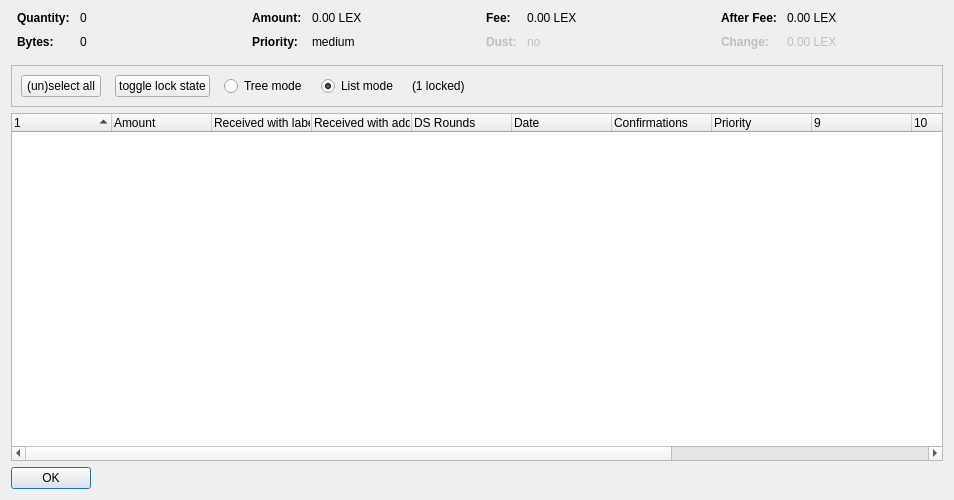
<?xml version="1.0" encoding="UTF-8"?>
<ui version="4.0">
 <class>CoinControlDialog</class>
 <widget class="QDialog" name="CoinControlDialog">
  <property name="geometry">
   <rect>
    <x>0</x>
    <y>0</y>
    <width>954</width>
    <height>500</height>
   </rect>
  </property>
  <property name="windowTitle">
   <string>Coin Selection</string>
  </property>
  <layout class="QVBoxLayout" name="verticalLayout">
   <item>
    <layout class="QHBoxLayout" name="horizontalLayoutTop" stretch="0,0,0,0">
     <property name="topMargin">
      <number>0</number>
     </property>
     <property name="bottomMargin">
      <number>10</number>
     </property>
     <item>
      <layout class="QFormLayout" name="formLayoutCoinControl1">
       <property name="horizontalSpacing">
        <number>10</number>
       </property>
       <property name="verticalSpacing">
        <number>10</number>
       </property>
       <property name="leftMargin">
        <number>6</number>
       </property>
       <property name="rightMargin">
        <number>6</number>
       </property>
       <item row="0" column="0">
        <widget class="QLabel" name="labelCoinControlQuantityText">
         <property name="font">
          <font>
           <weight>75</weight>
           <bold>true</bold>
          </font>
         </property>
         <property name="text">
          <string>Quantity:</string>
         </property>
        </widget>
       </item>
       <item row="0" column="1">
        <widget class="QLabel" name="labelCoinControlQuantity">
         <property name="cursor">
          <cursorShape>IBeamCursor</cursorShape>
         </property>
         <property name="contextMenuPolicy">
          <enum>Qt::ActionsContextMenu</enum>
         </property>
         <property name="text">
          <string notr="true">0</string>
         </property>
         <property name="textInteractionFlags">
          <set>Qt::LinksAccessibleByMouse|Qt::TextSelectableByKeyboard|Qt::TextSelectableByMouse</set>
         </property>
        </widget>
       </item>
       <item row="1" column="0">
        <widget class="QLabel" name="labelCoinControlBytesText">
         <property name="font">
          <font>
           <weight>75</weight>
           <bold>true</bold>
          </font>
         </property>
         <property name="text">
          <string>Bytes:</string>
         </property>
        </widget>
       </item>
       <item row="1" column="1">
        <widget class="QLabel" name="labelCoinControlBytes">
         <property name="cursor">
          <cursorShape>IBeamCursor</cursorShape>
         </property>
         <property name="contextMenuPolicy">
          <enum>Qt::ActionsContextMenu</enum>
         </property>
         <property name="text">
          <string notr="true">0</string>
         </property>
         <property name="textInteractionFlags">
          <set>Qt::LinksAccessibleByMouse|Qt::TextSelectableByKeyboard|Qt::TextSelectableByMouse</set>
         </property>
        </widget>
       </item>
      </layout>
     </item>
     <item>
      <layout class="QFormLayout" name="formLayoutCoinControl2">
       <property name="horizontalSpacing">
        <number>10</number>
       </property>
       <property name="verticalSpacing">
        <number>10</number>
       </property>
       <property name="leftMargin">
        <number>6</number>
       </property>
       <property name="rightMargin">
        <number>6</number>
       </property>
       <item row="0" column="0">
        <widget class="QLabel" name="labelCoinControlAmountText">
         <property name="font">
          <font>
           <weight>75</weight>
           <bold>true</bold>
          </font>
         </property>
         <property name="text">
          <string>Amount:</string>
         </property>
        </widget>
       </item>
       <item row="0" column="1">
        <widget class="QLabel" name="labelCoinControlAmount">
         <property name="cursor">
          <cursorShape>IBeamCursor</cursorShape>
         </property>
         <property name="contextMenuPolicy">
          <enum>Qt::ActionsContextMenu</enum>
         </property>
         <property name="text">
          <string notr="true">0.00 LEX</string>
         </property>
         <property name="textInteractionFlags">
          <set>Qt::LinksAccessibleByMouse|Qt::TextSelectableByKeyboard|Qt::TextSelectableByMouse</set>
         </property>
        </widget>
       </item>
       <item row="1" column="0">
        <widget class="QLabel" name="labelCoinControlPriorityText">
         <property name="font">
          <font>
           <weight>75</weight>
           <bold>true</bold>
          </font>
         </property>
         <property name="text">
          <string>Priority:</string>
         </property>
        </widget>
       </item>
       <item row="1" column="1">
        <widget class="QLabel" name="labelCoinControlPriority">
         <property name="cursor">
          <cursorShape>IBeamCursor</cursorShape>
         </property>
         <property name="contextMenuPolicy">
          <enum>Qt::ActionsContextMenu</enum>
         </property>
         <property name="text">
          <string>medium</string>
         </property>
         <property name="textInteractionFlags">
          <set>Qt::LinksAccessibleByMouse|Qt::TextSelectableByKeyboard|Qt::TextSelectableByMouse</set>
         </property>
        </widget>
       </item>
      </layout>
     </item>
     <item>
      <layout class="QFormLayout" name="formLayoutCoinControl3">
       <property name="horizontalSpacing">
        <number>10</number>
       </property>
       <property name="verticalSpacing">
        <number>10</number>
       </property>
       <property name="leftMargin">
        <number>6</number>
       </property>
       <property name="rightMargin">
        <number>6</number>
       </property>
       <item row="0" column="0">
        <widget class="QLabel" name="labelCoinControlFeeText">
         <property name="font">
          <font>
           <weight>75</weight>
           <bold>true</bold>
          </font>
         </property>
         <property name="text">
          <string>Fee:</string>
         </property>
        </widget>
       </item>
       <item row="0" column="1">
        <widget class="QLabel" name="labelCoinControlFee">
         <property name="cursor">
          <cursorShape>IBeamCursor</cursorShape>
         </property>
         <property name="contextMenuPolicy">
          <enum>Qt::ActionsContextMenu</enum>
         </property>
         <property name="text">
          <string notr="true">0.00 LEX</string>
         </property>
         <property name="textInteractionFlags">
          <set>Qt::LinksAccessibleByMouse|Qt::TextSelectableByKeyboard|Qt::TextSelectableByMouse</set>
         </property>
        </widget>
       </item>
       <item row="1" column="0">
        <widget class="QLabel" name="labelCoinControlLowOutputText">
         <property name="enabled">
          <bool>false</bool>
         </property>
         <property name="font">
          <font>
           <weight>75</weight>
           <bold>true</bold>
          </font>
         </property>
         <property name="text">
          <string>Dust:</string>
         </property>
        </widget>
       </item>
       <item row="1" column="1">
        <widget class="QLabel" name="labelCoinControlLowOutput">
         <property name="enabled">
          <bool>false</bool>
         </property>
         <property name="cursor">
          <cursorShape>IBeamCursor</cursorShape>
         </property>
         <property name="contextMenuPolicy">
          <enum>Qt::ActionsContextMenu</enum>
         </property>
         <property name="text">
          <string>no</string>
         </property>
         <property name="textInteractionFlags">
          <set>Qt::LinksAccessibleByMouse|Qt::TextSelectableByKeyboard|Qt::TextSelectableByMouse</set>
         </property>
        </widget>
       </item>
      </layout>
     </item>
     <item>
      <layout class="QFormLayout" name="formLayoutCoinControl4">
       <property name="horizontalSpacing">
        <number>10</number>
       </property>
       <property name="verticalSpacing">
        <number>10</number>
       </property>
       <property name="leftMargin">
        <number>6</number>
       </property>
       <property name="rightMargin">
        <number>6</number>
       </property>
       <item row="0" column="0">
        <widget class="QLabel" name="labelCoinControlAfterFeeText">
         <property name="font">
          <font>
           <weight>75</weight>
           <bold>true</bold>
          </font>
         </property>
         <property name="text">
          <string>After Fee:</string>
         </property>
        </widget>
       </item>
       <item row="0" column="1">
        <widget class="QLabel" name="labelCoinControlAfterFee">
         <property name="cursor">
          <cursorShape>IBeamCursor</cursorShape>
         </property>
         <property name="contextMenuPolicy">
          <enum>Qt::ActionsContextMenu</enum>
         </property>
         <property name="text">
          <string notr="true">0.00 LEX</string>
         </property>
         <property name="textInteractionFlags">
          <set>Qt::LinksAccessibleByMouse|Qt::TextSelectableByKeyboard|Qt::TextSelectableByMouse</set>
         </property>
        </widget>
       </item>
       <item row="1" column="0">
        <widget class="QLabel" name="labelCoinControlChangeText">
         <property name="enabled">
          <bool>false</bool>
         </property>
         <property name="font">
          <font>
           <weight>75</weight>
           <bold>true</bold>
          </font>
         </property>
         <property name="text">
          <string>Change:</string>
         </property>
        </widget>
       </item>
       <item row="1" column="1">
        <widget class="QLabel" name="labelCoinControlChange">
         <property name="enabled">
          <bool>false</bool>
         </property>
         <property name="cursor">
          <cursorShape>IBeamCursor</cursorShape>
         </property>
         <property name="contextMenuPolicy">
          <enum>Qt::ActionsContextMenu</enum>
         </property>
         <property name="text">
          <string notr="true">0.00 LEX</string>
         </property>
         <property name="textInteractionFlags">
          <set>Qt::LinksAccessibleByMouse|Qt::TextSelectableByKeyboard|Qt::TextSelectableByMouse</set>
         </property>
        </widget>
       </item>
      </layout>
     </item>
    </layout>
   </item>
   <item>
    <widget class="QFrame" name="frame">
     <property name="minimumSize">
      <size>
       <width>0</width>
       <height>40</height>
      </size>
     </property>
     <property name="frameShape">
      <enum>QFrame::StyledPanel</enum>
     </property>
     <property name="frameShadow">
      <enum>QFrame::Sunken</enum>
     </property>
     <layout class="QHBoxLayout" name="horizontalLayout">
      <item>
       <layout class="QHBoxLayout" name="horizontalLayoutPanel" stretch="0,0,0,0,0,0">
        <property name="spacing">
         <number>14</number>
        </property>
        <item>
         <widget class="QPushButton" name="pushButtonSelectAll">
          <property name="sizePolicy">
           <sizepolicy hsizetype="Maximum" vsizetype="Fixed">
            <horstretch>0</horstretch>
            <verstretch>0</verstretch>
           </sizepolicy>
          </property>
          <property name="text">
           <string>(un)select all</string>
          </property>
          <property name="autoDefault">
           <bool>false</bool>
          </property>
         </widget>
        </item>
        <item>
         <widget class="QPushButton" name="pushButtonToggleLock">
          <property name="sizePolicy">
           <sizepolicy hsizetype="Maximum" vsizetype="Fixed">
            <horstretch>0</horstretch>
            <verstretch>0</verstretch>
           </sizepolicy>
          </property>
          <property name="text">
           <string>toggle lock state</string>
          </property>
          <property name="autoDefault">
           <bool>false</bool>
          </property>
         </widget>
        </item>
        <item>
         <widget class="QRadioButton" name="radioTreeMode">
          <property name="sizePolicy">
           <sizepolicy hsizetype="Maximum" vsizetype="Fixed">
            <horstretch>0</horstretch>
            <verstretch>0</verstretch>
           </sizepolicy>
          </property>
          <property name="text">
           <string>Tree mode</string>
          </property>
         </widget>
        </item>
        <item>
         <widget class="QRadioButton" name="radioListMode">
          <property name="sizePolicy">
           <sizepolicy hsizetype="Maximum" vsizetype="Fixed">
            <horstretch>0</horstretch>
            <verstretch>0</verstretch>
           </sizepolicy>
          </property>
          <property name="text">
           <string>List mode</string>
          </property>
          <property name="checked">
           <bool>true</bool>
          </property>
         </widget>
        </item>
        <item>
         <widget class="QLabel" name="labelLocked">
          <property name="text">
           <string>(1 locked)</string>
          </property>
         </widget>
        </item>
        <item>
         <spacer name="horizontalSpacer">
          <property name="orientation">
           <enum>Qt::Horizontal</enum>
          </property>
          <property name="sizeHint" stdset="0">
           <size>
            <width>40</width>
            <height>20</height>
           </size>
          </property>
         </spacer>
        </item>
       </layout>
      </item>
     </layout>
    </widget>
   </item>
   <item>
    <widget class="CoinControlTreeWidget" name="treeWidget">
     <property name="contextMenuPolicy">
      <enum>Qt::CustomContextMenu</enum>
     </property>
     <property name="sortingEnabled">
      <bool>false</bool>
     </property>
     <property name="columnCount">
      <number>13</number>
     </property>
     <attribute name="headerShowSortIndicator" stdset="0">
      <bool>true</bool>
     </attribute>
     <attribute name="headerStretchLastSection">
      <bool>false</bool>
     </attribute>
     <column>
      <property name="text">
       <string/>
      </property>
     </column>
     <column>
      <property name="text">
       <string>Amount</string>
      </property>
     </column>
     <column>
      <property name="text">
       <string>Received with label</string>
      </property>
     </column>
     <column>
      <property name="text">
       <string>Received with address</string>
      </property>
     </column>
     <column>
      <property name="text">
       <string>DS Rounds</string>
      </property>
     </column>
     <column>
      <property name="text">
       <string>Date</string>
      </property>
     </column>
     <column>
      <property name="text">
       <string>Confirmations</string>
      </property>
      <property name="toolTip">
       <string>Confirmed</string>
      </property>
     </column>
     <column>
      <property name="text">
       <string>Priority</string>
      </property>
     </column>
     <column>
      <property name="text">
       <string/>
      </property>
     </column>
     <column>
      <property name="text">
       <string/>
      </property>
     </column>
     <column>
      <property name="text">
       <string/>
      </property>
     </column>
     <column>
      <property name="text">
       <string/>
      </property>
     </column>
     <column>
      <property name="text">
       <string/>
      </property>
     </column>
    </widget>
   </item>
   <item>
    <widget class="QDialogButtonBox" name="buttonBox">
     <property name="sizePolicy">
      <sizepolicy hsizetype="Maximum" vsizetype="Fixed">
       <horstretch>0</horstretch>
       <verstretch>0</verstretch>
      </sizepolicy>
     </property>
     <property name="orientation">
      <enum>Qt::Horizontal</enum>
     </property>
     <property name="standardButtons">
      <set>QDialogButtonBox::Ok</set>
     </property>
    </widget>
   </item>
  </layout>
 </widget>
 <customwidgets>
  <customwidget>
   <class>CoinControlTreeWidget</class>
   <extends>QTreeWidget</extends>
   <header>coincontroltreewidget.h</header>
  </customwidget>
 </customwidgets>
 <resources/>
 <connections/>
</ui>
